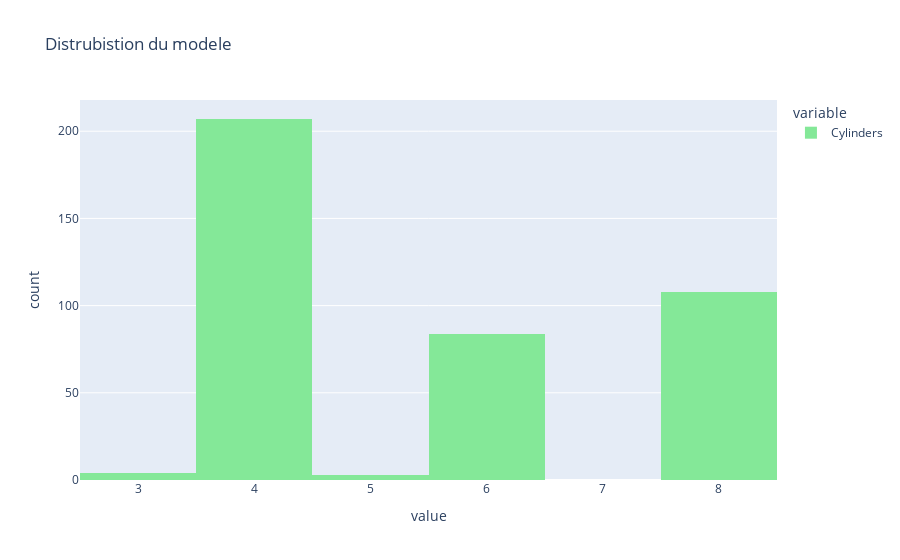

Notebook code cell kept with this figure:
### Markdown cell above
# Variable quantitative

### Code cell
g= px.histogram( df.Cylinders, title='Distrubistion du modele ', color_discrete_sequence=['#84e898'], )
g.show()

### Figure 1 — Plotly figure (JSON) as saved in the notebook; plotly's stock layout.template omitted (floating-point values rounded to 4 significant figures; data arrays with more than 128 entries replaced by an {"elided": "..."} marker saying what was removed)
{"data": [{"alignmentgroup": "True", "bingroup": "x", "hovertemplate": "variable=Cylinders<br>value=%{x}<br>count=%{y}<extra></extra>", "legendgroup": "Cylinders", "marker": {"color": "#84e898", "pattern": {"shape": ""}}, "name": "Cylinders", "offsetgroup": "Cylinders", "orientation": "v", "showlegend": true, "type": "histogram", "x": {"elided": "406 int values"}, "xaxis": "x", "yaxis": "y"}], "layout": {"barmode": "relative", "legend": {"title": {"text": "variable"}, "tracegroupgap": 0}, "title": {"text": "Distrubistion du modele "}, "xaxis": {"anchor": "y", "domain": [0, 1], "title": {"text": "value"}}, "yaxis": {"anchor": "x", "domain": [0, 1], "title": {"text": "count"}}}}
